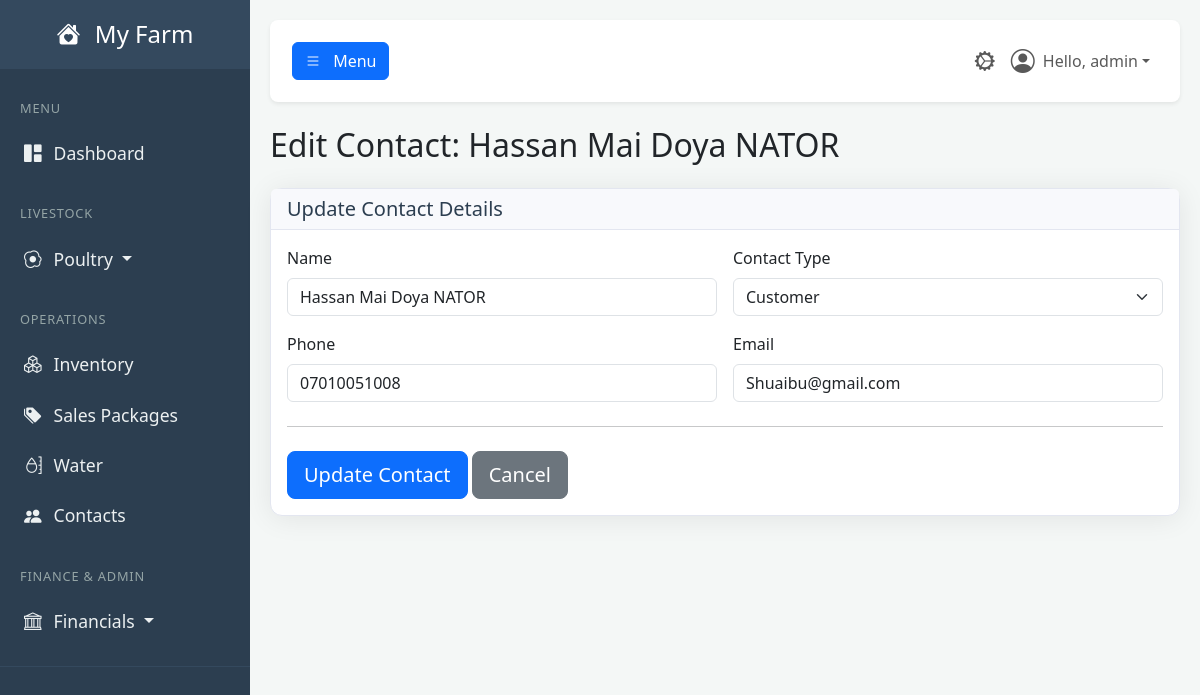
Screenshot of /contacts/edit/12 (signed in) with the database file from the repository.
### tables this page shows
CREATE TABLE users (
            id INTEGER PRIMARY KEY,
            username TEXT NOT NULL UNIQUE,
            email TEXT NOT NULL UNIQUE,
            password_hash TEXT NOT NULL,
            farm_name TEXT NOT NULL,
            role TEXT NOT NULL DEFAULT 'user', -- 'user' or 'admin'
            is_active BOOLEAN NOT NULL DEFAULT 1,f
            created_at TIMESTAMP DEFAULT CURRENT_TIMESTAMP
        , cash_account_id INTEGER REFERENCES accounts(id));

CREATE TABLE contacts (
            id INTEGER PRIMARY KEY,
            name TEXT NOT NULL UNIQUE,
            type TEXT NOT NULL, -- Customer, Supplier, Other
            phone TEXT,
            email TEXT,
            account_id INTEGER, -- Links to a sub-account in Accounts (A/R or A/P)
            created_at TIMESTAMP DEFAULT CURRENT_TIMESTAMP, assigned_user_id INTEGER REFERENCES users(id),
            FOREIGN KEY (account_id) REFERENCES accounts (id) ON DELETE SET NULL
        );

### app.py (the view)
@app.route('/contacts/edit/<int:contact_id>', methods=['GET'])
@login_required
@check_day_closed('date')
@permission_required('edit_contact')
def edit_contact(contact_id):
    user = User.get_by_id(session['user_id'])
    conn = get_db()
    contact = conn.execute("SELECT * FROM contacts WHERE id = ?", (contact_id,)).fetchone()
    conn.close()
    if not contact:
        flash("Contact not found.", "danger")
        return redirect(url_for('contacts_dashboard'))
    return render_template('edit_contact.html', user=user, contact=contact)

### app.py (called while the page is built, shortened)
def get_db():
    if 'db' not in g:
        g.db = sqlite3.connect(DATABASE)
        g.db.row_factory = sqlite3.Row
    return g.db

def login_required(f):
    @wraps(f)
    def decorated_function(*args, **kwargs):
        if 'user_id' not in session:
            flash('Please log in to access this page.', 'warning')
            return redirect(url_for('login'))
        g.user = User.get_by_id(session['user_id'])
        if not g.user:
            session.clear()
            return redirect(url_for('login'))
        return f(*args, **kwargs)
    return decorated_function

def permission_required(permission_name):
    def decorator(f):
        @wraps(f)
        def decorated_function(*args, **kwargs):
            if not hasattr(g, 'user') or not g.user.has_permission(permission_name):
                flash('You do not have the required permission.', 'danger')
                return redirect(url_for('dashboard'))
            return f(*args, **kwargs)
        return decorated_function
    return decorator

def check_day_closed(date_field_name='date'):
    def decorator(f):
        @wraps(f)
        def decorated_function(*args, **kwargs):
            if g.user.role == 'admin':
                return f(*args, **kwargs)
        return decorated_function
    return decorator

    def has_permission(self, required_permission):
        print(f"\n--- PERMISSION CHECK ---")
        print(f"User checking: '{self.username}' (ID: {self.id})")
        print(f"User's role is: '{self.role}'")
        print(f"Permission required: '{required_permission}'")
        if self.role == 'admin':
            print("RESULT: Role is 'admin', access GRANTED.")
            print(f"------------------------")
            return True

    @staticmethod
    def get_by_id(user_id):
        user_row = get_db().execute("SELECT * FROM users WHERE id = ?", (user_id,)).fetchone()
        return User(**user_row) if user_row else None

### templates/edit_contact.html (shortened to what this page needs)
{% extends "base.html" %}
{% block content %}
    <h2 class="mb-4">Edit Contact: {{ contact.name }}</h2>
    <div class="card shadow-sm mb-4">
        <div class="card-header">
            <h5 class="mb-0">Update Contact Details</h5>
        </div>
        <div class="card-body">
            <form action="{{ url_for('update_contact', contact_id=contact.id) }}" method="POST">
                <div class="row g-3">
                    <div class="col-md-6">
                        <label for="contact_name" class="form-label">Name</label>
                        <input type="text" class="form-control" id="contact_name" name="name" value="{{ contact.name }}" required>
                    </div>
                    <div class="col-md-6">
                        <label for="contact_type" class="form-label">Contact Type</label>
                        <select class="form-select" id="contact_type" name="type" required>
                            <option value="Customer" {% if contact.type == 'Customer' %}selected{% endif %}>Customer</option>
                        </select>
                    </div>
                    <div class="col-md-6">
                        <label for="contact_phone" class="form-label">Phone</label>
                        <input type="tel" class="form-control" id="contact_phone" name="phone" value="{{ contact.phone or '' }}">
                    </div>
                    <div class="col-md-6">
                        <label for="contact_email" class="form-label">Email</label>
                        <input type="email" class="form-control" id="contact_email" name="email" value="{{ contact.email or '' }}">
                    </div>
                </div>
                <hr class="my-4">
                <button class="btn btn-primary btn-lg" type="submit">Update Contact</button>
                <a href="{{ url_for('contacts_dashboard') }}" class="btn btn-secondary btn-lg">Cancel</a>
            </form>
        </div>
    </div>
{% endblock %}

### templates/base.html (shortened to what this page needs)
<!DOCTYPE html>
<html lang="en">
<head>
    <link href="https://cdn.jsdelivr.net/npm/bootstrap@5.3.3/dist/css/bootstrap.min.css" rel="stylesheet">
    <link rel="stylesheet" href="https://cdn.jsdelivr.net/npm/bootstrap-icons@1.11.3/font/bootstrap-icons.min.css">
    <link rel="stylesheet" href="{{ url_for('static', filename='css/style.css') }}">
</head>
<body>
    <div class="wrapper">
        <nav id="sidebar" class="no-print">
            <div class="sidebar-header">
                <h3><a href="{{ url_for('dashboard') }}" class="text-white text-decoration-none">
                    <i class="bi bi-house-heart-fill me-2"></i>
                    {% if g.user %}{{ g.user.farm_name }}{% else %}FarmApp{% endif %}
                </a></h3>
            </div>
            <ul class="list-unstyled components">
                <li class="sidebar-menu-header">MENU</li>
                <li><a href="{{ url_for('dashboard') }}" class="{% if request.endpoint == 'dashboard' %}active{% endif %}"><i class="bi bi-grid-1x2-fill"></i>Dashboard</a></li>
                <li class="sidebar-menu-header mt-3">LIVESTOCK</li>
                {% if g.user and (g.user.has_permission('view_brooding_dashboard') or g.user.has_permission('view_poultry_dashboard')) %}
                <li>
                    <a href="#poultrySubmenu" data-bs-toggle="collapse" aria-expanded="false" class="dropdown-toggle {% if 'poultry' in request.endpoint or 'brooding' in request.endpoint %}active{% endif %}">
                        <i class="bi bi-egg-fried"></i>Poultry
                    </a>
                </li>
                {% endif %}
                <li class="sidebar-menu-header mt-3">OPERATIONS</li>
                {% if g.user.has_permission('view_inventory_dashboard') %}
                    <li><a href="{{ url_for('inventory_dashboard') }}" class="{% if 'inventory' in request.endpoint %}active{% endif %}"><i class="bi bi-boxes"></i>Inventory</a></li>
                {% endif %}
                {% if g.user.has_permission('view_sales_packages') %}
                    <li><a href="{{ url_for('manage_sales_packages') }}" class="{% if request.endpoint == 'manage_sales_packages' %}active{% endif %}"><i class="bi bi-tags-fill"></i>Sales Packages</a></li>
                {% endif %}
                {% if g.user.has_permission('view_water_dashboard') %}
                    <li><a href="{{ url_for('water_dashboard') }}" class="{% if 'water' in request.endpoint %}active{% endif %}"><i class="bi bi-moisture"></i>Water</a></li>
                {% endif %}
                {% if g.user.has_permission('view_contacts_dashboard') %}
                    <li><a href="{{ url_for('contacts_dashboard') }}" class="{% if 'contacts' in request.endpoint %}active{% endif %}"><i class="bi bi-people-fill"></i>Contacts</a></li>
                {% endif %}
                {% set can_view_finance = g.user.has_permission('view_financial_center') or
                                           g.user.has_permission('view_chart_of_accounts') or
                                           g.user.has_permission('view_general_journal') or
                                           g.user.has_permission('view_reports_dashboard') %}
                {% if g.user and can_view_finance %}
                <li class="sidebar-menu-header mt-3">FINANCE & ADMIN</li>
                <li>
                    <a href="#financialSubmenu" data-bs-toggle="collapse" aria-expanded="false" class="dropdown-toggle ">
                        <i class="bi bi-bank"></i>Financials
                    </a>
                </li>
                {% endif %}
            </ul>
        </nav>
        <div id="content">
            <nav class="navbar navbar-expand-lg navbar-light bg-white shadow-sm top-navbar no-print mb-4">
                <div class="container-fluid">
                    <button type="button" id="sidebarCollapse" class="btn btn-primary" aria-controls="sidebar" aria-expanded="false">
                        <i class="bi bi-list"></i>
                        <span class="d-none d-md-inline ms-2">Menu</span>
                    </button>
                    <ul class="navbar-nav ms-auto flex-row align-items-center">
                        {% if g.user and g.user.has_permission('view_admin_panel') %}
                            <li class="nav-item">
                                <a class="nav-link {% if 'admin' in request.endpoint %}active{% endif %}" href="{{ url_for('admin_dashboard') }}" title="Admin Panel">
                                    <i class="bi bi-gear-wide-connected fs-5"></i>
                                </a>
                            </li>
                        {% endif %}
                        <li class="nav-item dropdown">
                            <a class="nav-link dropdown-toggle d-flex align-items-center" href="#" id="navbarDropdownUser" role="button" data-bs-toggle="dropdown" aria-expanded="false">
                                <i class="bi bi-person-circle fs-4 me-2"></i>
                                Hello, {{ g.user.username }}
                            </a>
                        </li>
                    </ul>
                </div>
            </nav>
            <main>
                {% block content %}{% endblock %}
            </main>
        </div>
    </div>
</body>
</html>

### static/CSS/style.css (style rules this page uses)
:root { --primary-green: #27ae60; --dark-slate: #2c3e50; --medium-slate: #34495e; --light-slate: #4a6278; --light-grey: #f4f7f6; --text-muted-color: #95a5a6; --text-light: #ecf0f1; --white: #ffffff; --shadow-color: rgba(0, 0, 0, 0.08); }
body { background-color: var(--light-grey); font-family: 'Segoe UI', Tahoma, Geneva, Verdana, sans-serif; overflow-x: hidden; }
.wrapper { display: flex; width: 100%; align-items: stretch; }
#content { width: 100%; padding: 20px; min-height: 100vh; transition: all 0.3s; }
#sidebar { min-width: 250px; max-width: 250px; min-height: 100vh; background: var(--dark-slate); color: var(--text-light); transition: all 0.3s; }
#sidebar .sidebar-header { padding: 20px; background: var(--medium-slate); text-align: center; }
#sidebar .sidebar-header h3 { font-size: 1.5rem; margin-bottom: 0; }
#sidebar .sidebar-menu-header { padding: 10px 20px; font-size: 0.8rem; color: var(--text-muted-color); text-transform: uppercase; letter-spacing: .05rem; }
#sidebar ul.components { padding: 20px 0; border-bottom: 1px solid var(--medium-slate); }
#sidebar ul li a { padding: 12px 20px; font-size: 1.1em; display: block; color: var(--text-light); border-left: 4px solid transparent; text-decoration: none; transition: all 0.2s ease-in-out; }
#sidebar ul li a i { margin-right: 12px; }
.top-navbar { padding: 15px 10px; background: var(--white); border: none; border-radius: 8px; margin-bottom: 20px; box-shadow: 0 2px 5px var(--shadow-color); }
.card { border-radius: 0.75rem; border: 1px solid #e3e6f0; box-shadow: 0 0.15rem 1.75rem 0 var(--shadow-color) !important; }
.card-header { background-color: #f8f9fc; border-bottom: 1px solid #e3e6f0; font-weight: 600; color: var(--dark-slate); }

### rows the page displays
users: user.farm_name "My Farm", user.username "admin"
contacts: name "Hassan Mai Doya NATOR", type "Customer", phone "07010051008", email "Shuaibu@gmail.com"
